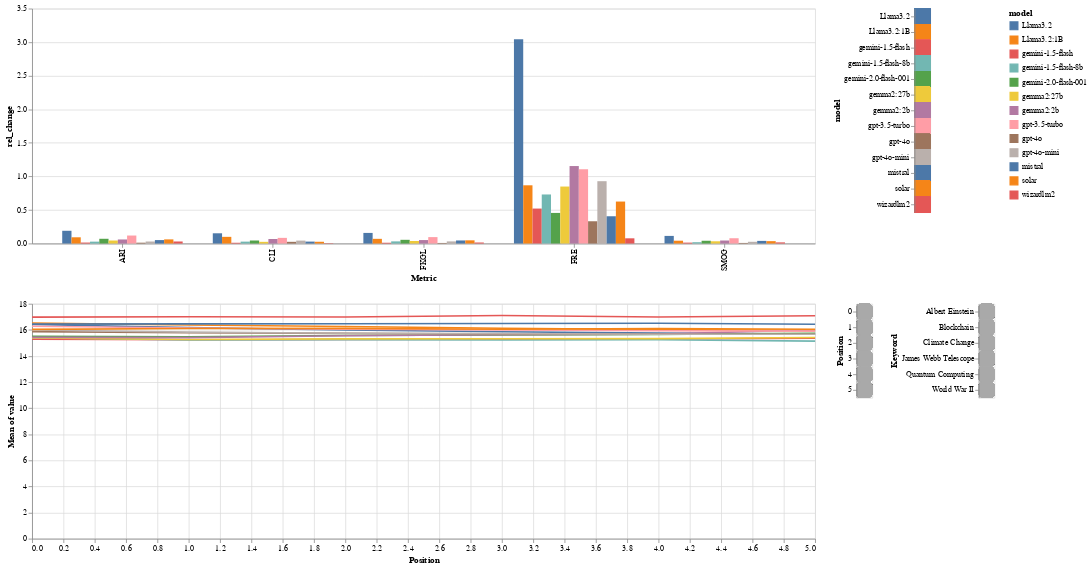

The cell this chart's notebook holds for it:
### Code cell
save_and_show_chart(readability, "readability")

### Figure 1 — Vega-Lite specification as saved in the notebook (floating-point values rounded to 4 significant figures; data arrays with more than 128 entries replaced by an {"elided": "..."} marker saying what was removed)
{"config": {"view": {"continuousWidth": 300, "continuousHeight": 300}}, "vconcat": [{"hconcat": [{"mark": {"type": "bar"}, "encoding": {"color": {"field": "model", "type": "nominal"}, "opacity": {"condition": {"param": "param_567", "value": 1.0}, "value": 0.5}, "x": {"field": "Metric", "type": "nominal"}, "xOffset": {"field": "model", "type": "nominal"}, "y": {"field": "rel_change", "type": "quantitative"}}, "name": "view_561", "transform": [{"filter": {"param": "param_570"}}, {"filter": {"param": "param_568"}}, {"aggregate": [{"op": "mean", "field": "value", "as": "mea"}], "groupby": ["model", "Metric", "Position"]}, {"aggregate": [{"op": "min", "field": "mea", "as": "mi"}, {"op": "max", "field": "mea", "as": "ma"}], "groupby": ["model", "Metric"]}, {"calculate": "2 * (datum.ma - datum.mi) / abs(datum.ma + datum.mi)", "as": "rel_change"}], "width": 1000}, {"mark": {"type": "rect"}, "encoding": {"color": {"condition": {"param": "param_570", "field": "model"}, "value": "lightgray"}, "y": {"field": "model", "type": "nominal"}}, "name": "view_562"}]}, {"hconcat": [{"mark": {"type": "line"}, "encoding": {"color": {"field": "model", "type": "nominal"}, "x": {"field": "Position", "type": "quantitative"}, "y": {"aggregate": "mean", "field": "value", "type": "quantitative"}}, "transform": [{"filter": {"param": "param_570"}}, {"filter": {"param": "param_567"}}, {"filter": {"param": "param_569"}}, {"filter": {"param": "param_568"}}], "width": 1000}, {"mark": {"type": "rect", "cornerRadius": 5}, "encoding": {"color": {"condition": {"param": "param_568", "value": "darkgray"}, "value": "lightgray"}, "y": {"field": "Position", "type": "ordinal"}}, "name": "view_563"}, {"mark": {"type": "rect", "cornerRadius": 5}, "encoding": {"color": {"condition": {"param": "param_569", "value": "darkgray"}, "value": "lightgray"}, "y": {"field": "Keyword", "type": "nominal"}}, "name": "view_564"}]}], "data": {"name": "data-721e028f29dc8808461a8090b109f185"}, "params": [{"name": "param_567", "select": {"type": "point", "fields": ["Metric"]}, "views": ["view_561"]}, {"name": "param_570", "select": {"type": "point", "fields": ["model"]}, "views": ["view_562"]}, {"name": "param_568", "select": {"type": "point", "fields": ["Position"]}, "views": ["view_563"]}, {"name": "param_569", "select": {"type": "point", "fields": ["Keyword"]}, "views": ["view_564"]}], "$schema": "https://vega.github.io/schema/vega-lite/v5.20.1.json", "datasets": {"data-721e028f29dc8808461a8090b109f185": {"elided": "2340 records"}}}
